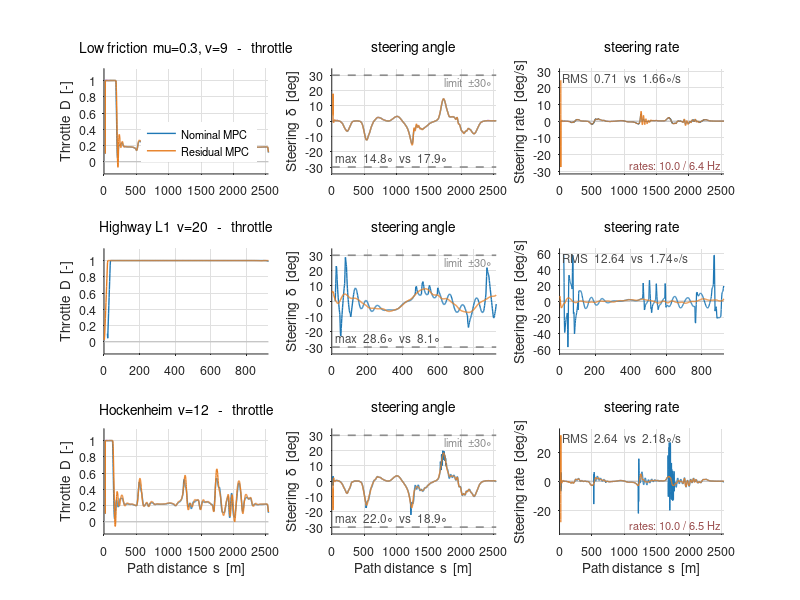
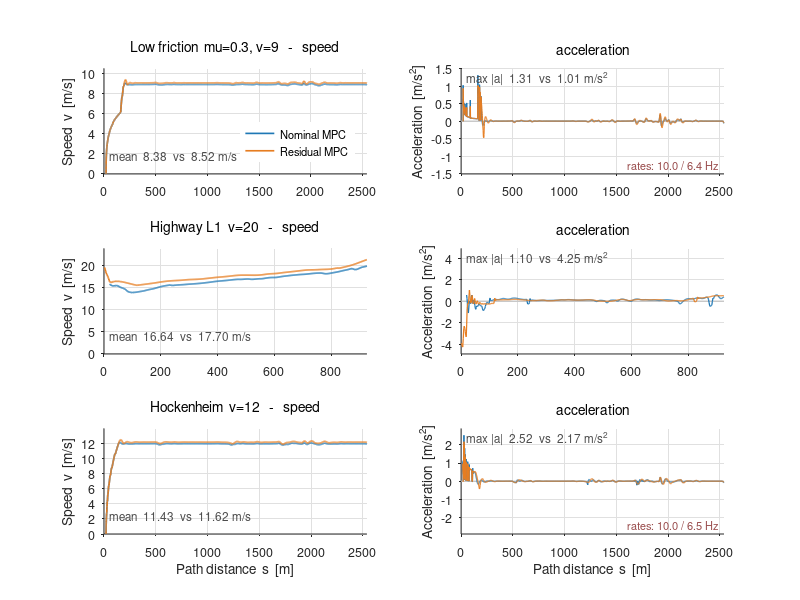

Reproduce these figures in MATLAB, in order.
% 제어 입출력 - nominal vs residual, 세 조건
%
% MPC 가 차량에 보내는 것은 스로틀 D 와 조향각 delta 다(속도가 아니다).
% 상태 [s,n,alpha,v,D,delta] 중 D 와 delta 가 명령이고, 그 변화율이 최적화
% 변수다. 그래서 조향각속도(delta 의 시간 미분)까지 함께 본다.
%
% 창이 두 개 뜬다.
%   Figure 1  제어 명령    스로틀 D / 조향각 delta / 조향각속도
%   Figure 2  차량 응답    속도 v / 가속도 a
%
% 속도는 명령이 아니라 스로틀의 결과다. 명령과 응답을 나란히 봐야 제어기가
% 무엇을 했고 차량이 어떻게 반응했는지 읽힌다.
%
%   Fig1 1열  스로틀 D          [-1, 1].  D>0 구동, D<0 제동
%   Fig1 2열  조향각 delta      제약 +-30 deg (점선)
%   Fig1 3열  조향각속도        제어 주기로 나눈 값
%   Fig2 1열  속도 v
%   Fig2 2열  가속도 a = dv/dt  (제어 주기로 나눈 값)
%
% 가로축은 경로거리 s 다. 제어율이 조건마다 달라 시간축으로는 나란히 놓을 수 없다.
%
% ** 제어율 주의 ** 잔차 주행 중 저마찰(6.4 Hz)과 v=12(6.5 Hz)는 solve 가 109 ms
% 이던 시절이라 10 Hz 를 못 지켰다. 조향각속도는 dt 로 나누므로 이 차이가 값에
% 직접 들어간다. 고속(Highway v=20) 조건만 양쪽 10 Hz 로 공정한 비교다.
%
% CASE 로 한 조건만 볼 수 있다 (0 = 전부).
%
% 데이터: fig_control_inputs.mat  (results/control_inputs.py 가 생성)
% 실행:   results/matlab/ 폴더 안에서 `plot_control_inputs`
% 요구:   base MATLAB 만 (툴박스 불필요). R2013a 이상.

clear; close all
load('fig_control_inputs.mat')

CASE = 0;          % 0 = 세 조건 모두, 1 = 저마찰, 2 = 고속, 3 = 기준

NOM  = [0.12 0.47 0.71];
RES  = [0.90 0.49 0.13];
GREY = [0.55 0.55 0.55];

if CASE == 0, rows = 1:numel(case_); else rows = CASE; end
nR = numel(rows);

%% ---- 수치 표 (명령창) ----
fprintf('\n=== Control commands: nominal vs residual ===\n');
fprintf('%-28s %14s %6s %8s %6s %6s %10s %9s %9s\n', 'case', 'controller', ...
        'Hz', 'D mean', 'full', 'brake', 'max|d|deg', 'dd rms', 'dd max');
for i = 1:numel(case_)
    for k = 1:2
        if k == 1, nm = case_{i}; else nm = ''; end
        fprintf('%-28s %14s %6.1f %8.3f %5.0f%% %5.0f%% %10.1f %9.2f %9.1f\n', ...
                nm, variant{k}, met(i,k,1), met(i,k,2), met(i,k,3), ...
                met(i,k,4), met(i,k,5), met(i,k,6), met(i,k,7));
    end
end
fprintf('\n=== Vehicle response ===\n');
fprintf('%-28s %14s %9s %9s %10s %10s\n', 'case', 'controller', ...
        'v mean', 'v max', 'a mean', 'max|a|');
for i = 1:numel(case_)
    for k = 1:2
        if k == 1, nm = case_{i}; else nm = ''; end
        fprintf('%-28s %14s %9.2f %9.2f %+10.3f %10.2f\n', nm, variant{k}, ...
                met(i,k,8), met(i,k,9), met(i,k,10), met(i,k,11));
    end
end
fprintf(['\nSteering rate and acceleration divide by the control period. Residual ' ...
         'runs at 6.4-6.5 Hz\n(pre solver fix) except the high-speed case, where ' ...
         'both are 10 Hz.\n\n']);

figure('Color','w','Position',[40 40 1340 300*nR])
for r = 1:nR
    i = rows(r);
    sn = s{i,1};  sr = s{i,2};
    smax = max([max(sn) max(sr)]);

    % --- 스로틀 ---
    subplot(nR,3,(r-1)*3+1); hold on; box off
    set(gca,'FontSize',9,'TickDir','out','XGrid','on','YGrid','on', ...
            'GridColor',[.88 .88 .88],'GridAlpha',1,'Layer','bottom')
    plot([0 smax],[0 0],'-','Color',[0.75 0.75 0.75],'LineWidth',0.8);
    h1 = plot(sn, throttle{i,1}, '-', 'Color', NOM, 'LineWidth', 1.0);
    h2 = plot(sr, throttle{i,2}, '-', 'Color', RES, 'LineWidth', 1.0);
    if r == 1
        legend([h1 h2], variant, 'Location','southeast','Box','off','FontSize',8);
    end
    xlim([0 smax]); ylim([-0.15 1.15])
    ylabel('Throttle  D  [-]')
    if r == nR, xlabel('Path distance  s  [m]'); end
    title(sprintf('%s   -   throttle', case_{i}), 'FontSize',10,'FontWeight','normal')

    % --- 조향각 ---
    subplot(nR,3,(r-1)*3+2); hold on; box off
    set(gca,'FontSize',9,'TickDir','out','XGrid','on','YGrid','on', ...
            'GridColor',[.88 .88 .88],'GridAlpha',1,'Layer','bottom')
    plot([0 smax],[ delta_max_deg  delta_max_deg],'--','Color',GREY,'LineWidth',1.2);
    plot([0 smax],[-delta_max_deg -delta_max_deg],'--','Color',GREY,'LineWidth',1.2);
    plot(sn, delta_deg{i,1}, '-', 'Color', NOM, 'LineWidth', 1.0);
    plot(sr, delta_deg{i,2}, '-', 'Color', RES, 'LineWidth', 1.0);
    text(smax*0.98, delta_max_deg*0.86, sprintf('limit  \\pm%.0f\\circ', delta_max_deg), ...
         'HorizontalAlignment','right','FontSize',8,'Color',GREY);
    text(smax*0.02, -delta_max_deg*0.80, ...
         sprintf('max  %.1f\\circ  vs  %.1f\\circ', met(i,1,5), met(i,2,5)), ...
         'FontSize',8.5,'Color',[0.3 0.3 0.3]);
    xlim([0 smax]); ylim([-delta_max_deg*1.15 delta_max_deg*1.15])
    ylabel('Steering  \delta  [deg]')
    if r == nR, xlabel('Path distance  s  [m]'); end
    title('steering angle', 'FontSize',10,'FontWeight','normal')

    % --- 조향각속도 ---
    subplot(nR,3,(r-1)*3+3); hold on; box off
    set(gca,'FontSize',9,'TickDir','out','XGrid','on','YGrid','on', ...
            'GridColor',[.88 .88 .88],'GridAlpha',1,'Layer','bottom')
    plot([0 smax],[0 0],'-','Color',[0.75 0.75 0.75],'LineWidth',0.8);
    plot(sn, delta_rate_dps{i,1}, '-', 'Color', NOM, 'LineWidth', 0.9);
    plot(sr, delta_rate_dps{i,2}, '-', 'Color', RES, 'LineWidth', 0.9);
    L = max([met(i,1,7) met(i,2,7)]) * 1.15;
    text(smax*0.02, L*0.82, sprintf('RMS  %.2f  vs  %.2f\\circ/s', ...
         met(i,1,6), met(i,2,6)), 'FontSize',8.5,'Color',[0.3 0.3 0.3]);
    if met(i,2,1) < 9
        text(smax*0.98, -L*0.82, sprintf('rates: %.1f / %.1f Hz', met(i,1,1), met(i,2,1)), ...
             'HorizontalAlignment','right','FontSize',8,'Color',[0.6 0.3 0.3]);
    end
    xlim([0 smax]); ylim([-L L])
    ylabel('Steering rate  [deg/s]')
    if r == nR, xlabel('Path distance  s  [m]'); end
    title('steering rate', 'FontSize',10,'FontWeight','normal')
end

%% ==== Figure 2: 차량 응답 (속도, 가속도) ====
figure('Color','w','Position',[80 60 940 300*nR])
for r = 1:nR
    i = rows(r);
    sn = s{i,1};  sr = s{i,2};
    smax = max([max(sn) max(sr)]);

    % --- 속도 ---
    subplot(nR,2,(r-1)*2+1); hold on; box off
    set(gca,'FontSize',9,'TickDir','out','XGrid','on','YGrid','on', ...
            'GridColor',[.88 .88 .88],'GridAlpha',1,'Layer','bottom')
    h1 = plot(sn, speed{i,1}, '-', 'Color', NOM, 'LineWidth', 1.2);
    h2 = plot(sr, speed{i,2}, '-', 'Color', RES, 'LineWidth', 1.2);
    if r == 1
        legend([h1 h2], variant, 'Location','southeast','Box','off','FontSize',8);
    end
    text(smax*0.02, max([met(i,1,9) met(i,2,9)])*0.20, ...
         sprintf('mean  %.2f  vs  %.2f m/s', met(i,1,8), met(i,2,8)), ...
         'FontSize',8.5,'Color',[0.3 0.3 0.3]);
    xlim([0 smax]); ylim([0 max([met(i,1,9) met(i,2,9)])*1.12])
    ylabel('Speed  v  [m/s]')
    if r == nR, xlabel('Path distance  s  [m]'); end
    title(sprintf('%s   -   speed', case_{i}), 'FontSize',10,'FontWeight','normal')

    % --- 가속도 ---
    subplot(nR,2,(r-1)*2+2); hold on; box off
    set(gca,'FontSize',9,'TickDir','out','XGrid','on','YGrid','on', ...
            'GridColor',[.88 .88 .88],'GridAlpha',1,'Layer','bottom')
    plot([0 smax],[0 0],'-','Color',[0.75 0.75 0.75],'LineWidth',0.8);
    plot(sn, accel{i,1}, '-', 'Color', NOM, 'LineWidth', 0.9);
    plot(sr, accel{i,2}, '-', 'Color', RES, 'LineWidth', 0.9);
    L = max([met(i,1,11) met(i,2,11)]) * 1.15;
    text(smax*0.02, L*0.82, sprintf('max |a|  %.2f  vs  %.2f m/s^2', ...
         met(i,1,11), met(i,2,11)), 'FontSize',8.5,'Color',[0.3 0.3 0.3]);
    if met(i,2,1) < 9
        text(smax*0.98, -L*0.82, sprintf('rates: %.1f / %.1f Hz', met(i,1,1), met(i,2,1)), ...
             'HorizontalAlignment','right','FontSize',8,'Color',[0.6 0.3 0.3]);
    end
    xlim([0 smax]); ylim([-L L])
    ylabel('Acceleration  [m/s^2]')
    if r == nR, xlabel('Path distance  s  [m]'); end
    title('acceleration', 'FontSize',10,'FontWeight','normal')
end
